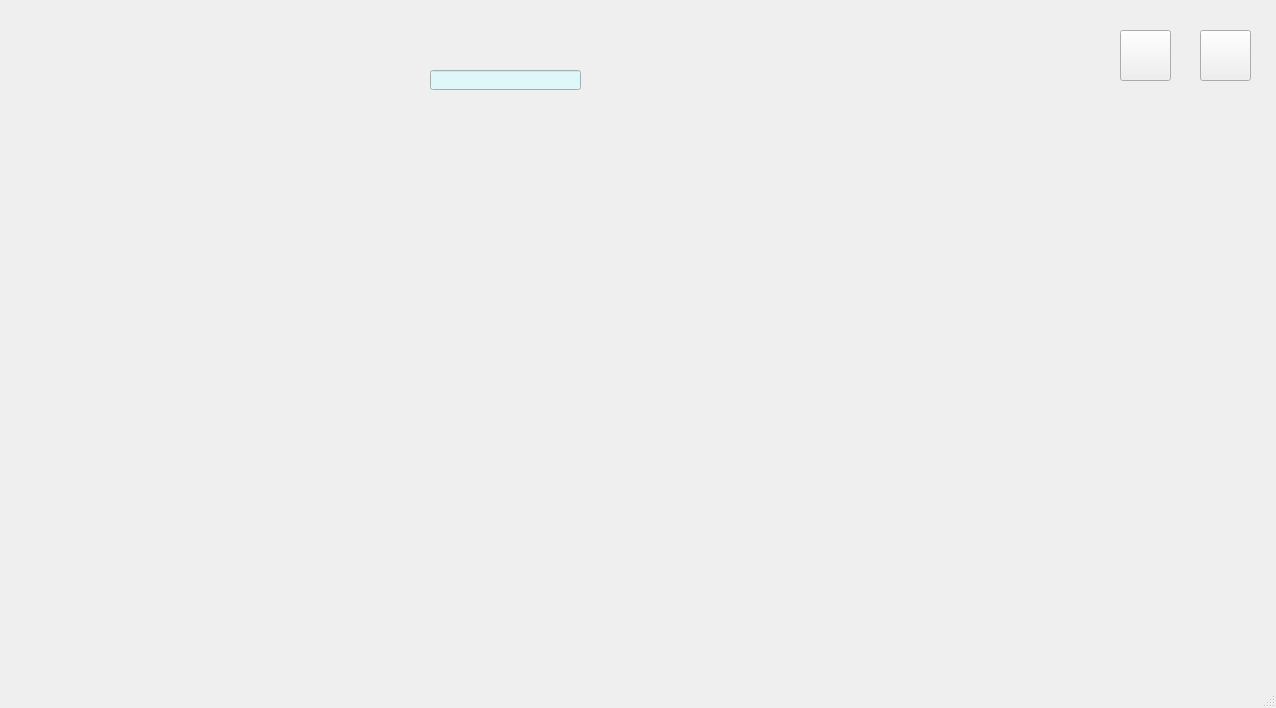
<?xml version="1.0" encoding="UTF-8"?>
<ui version="4.0">
 <class>MainWindow</class>
 <widget class="QMainWindow" name="MainWindow">
  <property name="geometry">
   <rect>
    <x>0</x>
    <y>0</y>
    <width>1276</width>
    <height>708</height>
   </rect>
  </property>
  <property name="windowTitle">
   <string>MainWindow</string>
  </property>
  <property name="autoFillBackground">
   <bool>false</bool>
  </property>
  <widget class="QWidget" name="centralwidget">
   <widget class="QLabel" name="main_label">
    <property name="geometry">
     <rect>
      <x>0</x>
      <y>0</y>
      <width>1280</width>
      <height>720</height>
     </rect>
    </property>
    <property name="styleSheet">
     <string notr="true">QLineEdit {
    background-color: #E0F7FA;   /* Light cyan */
    color: #000000;              /* Text color */
}
</string>
    </property>
    <property name="text">
     <string/>
    </property>
    <property name="pixmap">
     <pixmap>../resources/images/2.jpg</pixmap>
    </property>
    <property name="scaledContents">
     <bool>true</bool>
    </property>
   </widget>
   <widget class="QPushButton" name="input_btn">
    <property name="geometry">
     <rect>
      <x>25</x>
      <y>153</y>
      <width>100</width>
      <height>100</height>
     </rect>
    </property>
    <property name="autoFillBackground">
     <bool>false</bool>
    </property>
    <property name="text">
     <string/>
    </property>
    <property name="icon">
     <iconset>
      <normaloff>../resources/images/Input.png</normaloff>../resources/images/Input.png</iconset>
    </property>
    <property name="iconSize">
     <size>
      <width>100</width>
      <height>100</height>
     </size>
    </property>
    <property name="flat">
     <bool>true</bool>
    </property>
   </widget>
   <widget class="QPushButton" name="ANN_controller_btn">
    <property name="geometry">
     <rect>
      <x>310</x>
      <y>118</y>
      <width>380</width>
      <height>280</height>
     </rect>
    </property>
    <property name="text">
     <string/>
    </property>
    <property name="icon">
     <iconset>
      <normaloff>../resources/images/ANN-controller.png</normaloff>../resources/images/ANN-controller.png</iconset>
    </property>
    <property name="iconSize">
     <size>
      <width>375</width>
      <height>280</height>
     </size>
    </property>
    <property name="flat">
     <bool>true</bool>
    </property>
   </widget>
   <widget class="QPushButton" name="DC_motor_btn">
    <property name="geometry">
     <rect>
      <x>795</x>
      <y>198</y>
      <width>191</width>
      <height>111</height>
     </rect>
    </property>
    <property name="text">
     <string/>
    </property>
    <property name="icon">
     <iconset>
      <normaloff>../resources/images/DC-motor.png</normaloff>../resources/images/DC-motor.png</iconset>
    </property>
    <property name="iconSize">
     <size>
      <width>180</width>
      <height>100</height>
     </size>
    </property>
    <property name="flat">
     <bool>true</bool>
    </property>
   </widget>
   <widget class="QPushButton" name="Output_btn">
    <property name="geometry">
     <rect>
      <x>1135</x>
      <y>202</y>
      <width>131</width>
      <height>131</height>
     </rect>
    </property>
    <property name="text">
     <string/>
    </property>
    <property name="icon">
     <iconset>
      <normaloff>../resources/images/Output_Graph-removebg-preview.png</normaloff>../resources/images/Output_Graph-removebg-preview.png</iconset>
    </property>
    <property name="iconSize">
     <size>
      <width>145</width>
      <height>140</height>
     </size>
    </property>
    <property name="flat">
     <bool>true</bool>
    </property>
   </widget>
   <widget class="QPushButton" name="User_guide_btn">
    <property name="geometry">
     <rect>
      <x>30</x>
      <y>540</y>
      <width>81</width>
      <height>91</height>
     </rect>
    </property>
    <property name="text">
     <string/>
    </property>
    <property name="icon">
     <iconset>
      <normaloff>../resources/images/user-guide-icon.png</normaloff>../resources/images/user-guide-icon.png</iconset>
    </property>
    <property name="iconSize">
     <size>
      <width>81</width>
      <height>91</height>
     </size>
    </property>
    <property name="flat">
     <bool>true</bool>
    </property>
   </widget>
   <widget class="QLineEdit" name="sampling_time_edit">
    <property name="geometry">
     <rect>
      <x>430</x>
      <y>70</y>
      <width>151</width>
      <height>20</height>
     </rect>
    </property>
    <property name="styleSheet">
     <string notr="true">QLineEdit {
    background-color: #E0F7FA;   /* Light cyan */
    color: #000000;              /* Text color */
}</string>
    </property>
   </widget>
   <widget class="QPushButton" name="Restart_btn">
    <property name="geometry">
     <rect>
      <x>1200</x>
      <y>30</y>
      <width>51</width>
      <height>51</height>
     </rect>
    </property>
    <property name="styleSheet">
     <string notr="true"/>
    </property>
    <property name="text">
     <string/>
    </property>
    <property name="icon">
     <iconset>
      <normaloff>../resources/images/restart_button.png</normaloff>../resources/images/restart_button.png</iconset>
    </property>
    <property name="iconSize">
     <size>
      <width>50</width>
      <height>50</height>
     </size>
    </property>
   </widget>
   <widget class="QPushButton" name="Run_btn">
    <property name="geometry">
     <rect>
      <x>1120</x>
      <y>30</y>
      <width>51</width>
      <height>51</height>
     </rect>
    </property>
    <property name="styleSheet">
     <string notr="true"/>
    </property>
    <property name="text">
     <string/>
    </property>
    <property name="icon">
     <iconset>
      <normaloff>../resources/images/start_button.jpg</normaloff>../resources/images/start_button.jpg</iconset>
    </property>
    <property name="iconSize">
     <size>
      <width>50</width>
      <height>50</height>
     </size>
    </property>
   </widget>
  </widget>
  <widget class="QMenuBar" name="menubar">
   <property name="geometry">
    <rect>
     <x>0</x>
     <y>0</y>
     <width>1276</width>
     <height>22</height>
    </rect>
   </property>
  </widget>
  <widget class="QStatusBar" name="statusbar"/>
 </widget>
 <resources/>
 <connections/>
</ui>
